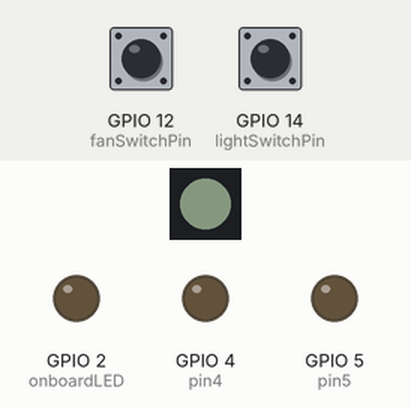
Bench run of a program on a simulated ESP8266 (NodeMCU). Shown: 1 RGB LEDs in strip order, left to right, output pins drawn as LEDs (lit = HIGH). The test bench sets the inputs (shaded band); at power-on: GPIO 12 (fanSwitchPin) HIGH, GPIO 14 (lightSwitchPin) HIGH. Dim RGB values are drawn brighter than linear; WiFi joins after 1.5 s; servers stay silent unless stated; network time is answered at once with the bench clock; the local clock reads 2024-03-15 10:24:30 at power-on unless the program sets it; what the program prints to the serial monitor is not drawn.

Above: at 3.3 s.
3.4 s: GPIO 12 (fanSwitchPin) pulled LOW for 0.15 s
At 3.47 s:
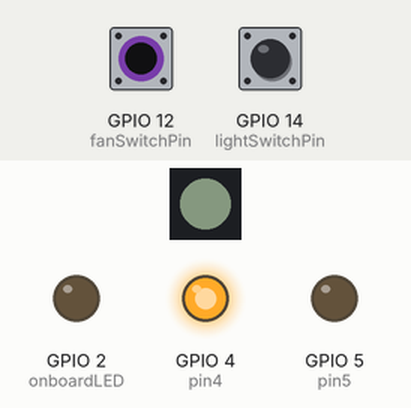
5.0 s: GPIO 14 (lightSwitchPin) pulled LOW for 0.15 s
At 5.07 s:
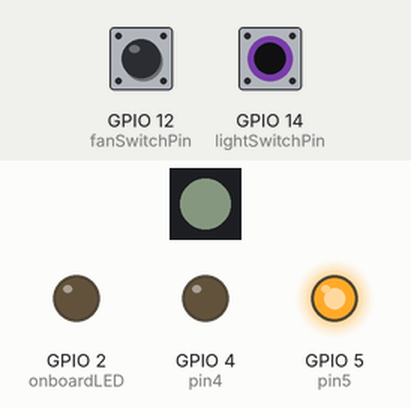
6.6 s: GPIO 14 (lightSwitchPin) pulled LOW for 3.2 s
At 10.1 s:
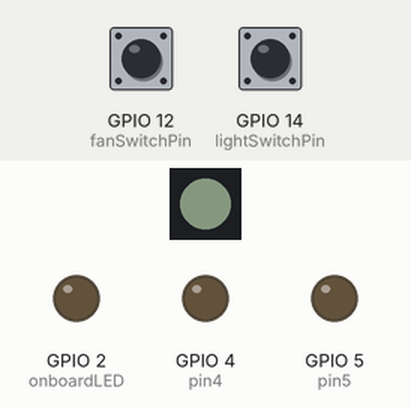
11.3 s: GPIO 12 (fanSwitchPin) pulled LOW for 3.2 s
At 12.4 s:
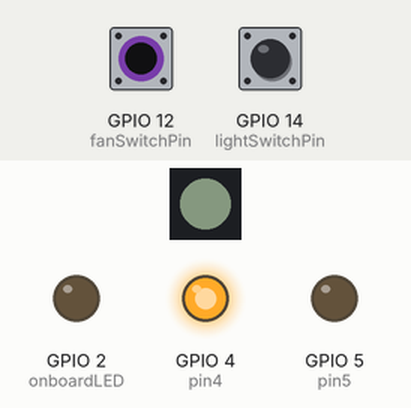
16.0 s: GPIO 12 (fanSwitchPin) driven LOW and GPIO 14 (lightSwitchPin) driven LOW
At 17.2 s:
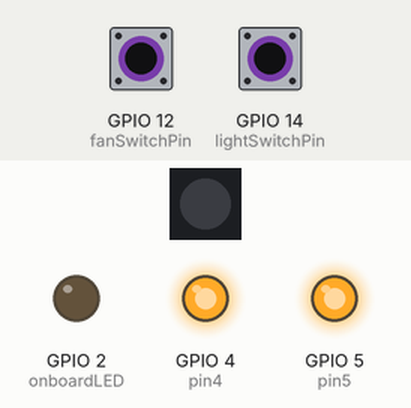
17.5 s: GPIO 12 (fanSwitchPin) driven HIGH
At 18.4 s:
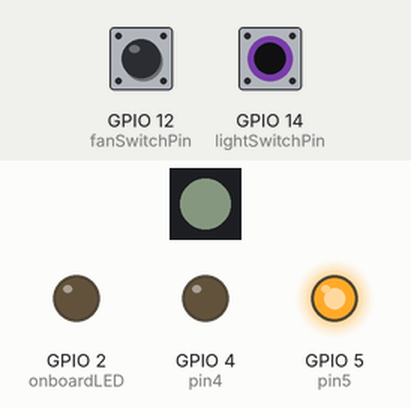
Timing chart, 0 to 20.0 s (numbered marks = the images above; inputs shaded):
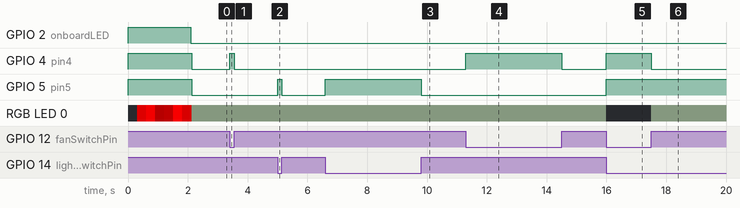

The program:

main.cpp
```cpp
#include <Arduino.h>
#include <ESP8266WiFi.h>
#include <WebSocketsServer.h>
#include <NTPClient.h>
#include <WiFiUdp.h>
#include <ArduinoJson.h>
#include <Adafruit_NeoPixel.h>
#include <ArduinoOTA.h>

const char *ssid = "MO";
const char *password = "yespass1234";

const int pin4 = 4;               // GPIO4 (D2)
const int pin5 = 5;               // GPIO5 (D1)
const int INDICATOR_LED_PIN = 13; // D7
const int NUM_LEDS = 1;

const int lightSwitchPin = 14; // D5
const int fanSwitchPin = 12;   // D6
const int onboardLED = 2;

int currentHour = 0;
int currentMin = 0;
int alarmHour = 0;
int alarmMin = 0;

String fanStatus = "off";
String lightStatus = "off";

WiFiUDP ntpUDP;
NTPClient timeClient(ntpUDP, "pool.ntp.org", 19800);

Adafruit_NeoPixel strip(NUM_LEDS, INDICATOR_LED_PIN, NEO_GRB + NEO_KHZ800);
WebSocketsServer webSocket = WebSocketsServer(81);

void updatePins()
{
    digitalWrite(pin4, fanStatus == "on" ? LOW : HIGH);
    digitalWrite(pin5, lightStatus == "on" ? LOW : HIGH);
}

void fadeColorLED(uint8_t r, uint8_t g, uint8_t b, int delayMs = 10)
{
    for (int brightness = 0; brightness <= 255; brightness += 5)
    {
        strip.setBrightness(brightness);
        strip.setPixelColor(0, strip.Color(r, g, b));
        strip.show();
        delay(delayMs);
    }
    for (int brightness = 255; brightness >= 0; brightness -= 5)
    {
        strip.setBrightness(brightness);
        strip.setPixelColor(0, strip.Color(r, g, b));
        strip.show();
        delay(delayMs);
    }
}

uint32_t hexToColor(uint32_t hex)
{
    uint8_t r = (hex >> 16) & 0xFF;
    uint8_t g = (hex >> 8) & 0xFF;
    uint8_t b = hex & 0xFF;
    return strip.Color(r, g, b);
}

void sendState(int clientNum = -1) {
  JsonDocument res;
  res["type"] = "state";
  res["fan"] = fanStatus;
  res["light"] = lightStatus;
  res["hour"] = currentHour;
  res["minutes"] = currentMin;
  res["alarmHour"] = alarmHour;
  res["alarmMin"] = alarmMin;
  String response;
  serializeJson(res, response);

  if (clientNum == -1) {
    webSocket.broadcastTXT(response); // send to all clients
  } else {
    webSocket.sendTXT(clientNum, response);
  }
}


void sendAlarm(uint8_t num)
{
    JsonDocument res;
    res["type"] = "alarm";
    res["alarmHour"] = alarmHour;
    res["alarmMin"] = alarmMin;
    String response;
    serializeJson(res, response);
    webSocket.sendTXT(num, response);
}

void handleWebSocketMessage(uint8_t num, String message)
{
    JsonDocument doc;
    DeserializationError err = deserializeJson(doc, message);
    if (err)
        return;

    String type = doc["type"];

    if (type == "setState")
    {
        if (doc.containsKey("fan"))
            fanStatus = doc["fan"].as<String>();
        if (doc.containsKey("light"))
            lightStatus = doc["light"].as<String>();
        updatePins();
        sendState(num);
    }
    else if (type == "getState")
    {
        sendState(num);
    }
    else if (type == "setAlarm")
    {
        if (doc.containsKey("hour"))
            alarmHour = doc["hour"];
        if (doc.containsKey("minutes"))
            alarmMin = doc["minutes"];
        sendAlarm(num);
    }
    else if (type == "getAlarm")
    {
        sendAlarm(num);
    }
}

void webSocketEvent(uint8_t num, WStype_t type, uint8_t *payload, size_t length)
{
    if (type == WStype_TEXT)
    {
        handleWebSocketMessage(num, String((char *)payload));
    }
}

void setup()
{
    Serial.begin(9600);
    strip.begin();
    strip.show();
    strip.setBrightness(50);
    strip.setPixelColor(0, strip.Color(255, 0, 0));
    strip.show();

    // OTA setup
    ArduinoOTA.onStart([]()
                       {
    String type;
    if (ArduinoOTA.getCommand() == U_FLASH) type = "sketch";
    else type = "filesystem";
    Serial.println("Start updating " + type); });

    ArduinoOTA.onEnd([]()
                     { Serial.println("\nEnd OTA"); });

    ArduinoOTA.onProgress([](unsigned int progress, unsigned int total)
                          { Serial.printf("OTA Progress: %u%%\r", (progress / (total / 100))); });

    ArduinoOTA.onError([](ota_error_t error)
                       {
    Serial.printf("OTA Error[%u]: ", error);
    if (error == OTA_AUTH_ERROR) Serial.println("Auth Failed");
    else if (error == OTA_BEGIN_ERROR) Serial.println("Begin Failed");
    else if (error == OTA_CONNECT_ERROR) Serial.println("Connect Failed");
    else if (error == OTA_RECEIVE_ERROR) Serial.println("Receive Failed");
    else if (error == OTA_END_ERROR) Serial.println("End Failed"); });

    ArduinoOTA.begin();
    Serial.println("OTA Ready");

    IPAddress local_IP(192, 168, 1, 101);
    IPAddress gateway(192, 168, 1, 1);
    IPAddress subnet(255, 255, 255, 0);
    IPAddress primaryDNS(8, 8, 8, 8);
    WiFi.config(local_IP, gateway, subnet, primaryDNS);

    WiFi.begin(ssid, password);
    Serial.print("Connecting to WiFi");

    pinMode(pin4, OUTPUT);
    pinMode(pin5, OUTPUT);
    pinMode(onboardLED, OUTPUT);
    digitalWrite(onboardLED, HIGH);
    digitalWrite(pin4, HIGH);
    digitalWrite(pin5, HIGH);

    while (WiFi.status() != WL_CONNECTED)
    {
        fadeColorLED(255, 0, 0);
        Serial.print(".");
    }

    Serial.println("\nConnected! IP: ");
    Serial.println(WiFi.localIP());

    strip.setPixelColor(0, strip.Color(0, 255, 0));
    strip.show();

    webSocket.begin();
    webSocket.onEvent(webSocketEvent);
    timeClient.begin();
    digitalWrite(onboardLED, LOW);
}

bool lastLightSwitchState = digitalRead(lightSwitchPin);
bool lastFanSwitchState = digitalRead(fanSwitchPin);

void loop()
{
    webSocket.loop();
    timeClient.update();
    ArduinoOTA.handle();

    currentHour = timeClient.getHours();
    currentMin = timeClient.getMinutes();

    int ledBrightness = 5;
    if (currentHour >= 6 && currentHour < 9)
        ledBrightness = 100;
    else if (currentHour < 18)
        ledBrightness = 30;
    else if (currentHour < 22)
        ledBrightness = 10;
    else
        ledBrightness = 1;

    if (WiFi.status() != WL_CONNECTED)
    {
        fadeColorLED(255, 0, 0);
        strip.show();
    }
    else
    {
        if (fanStatus == "off" && lightStatus == "off")
        {
            strip.setBrightness(0);
        }
        else
        {
            strip.setPixelColor(0, hexToColor(0xB2C9AD));
            strip.setBrightness(ledBrightness);
        }
        strip.show();
    }

    bool currentLightSwitchState = digitalRead(lightSwitchPin);
    bool currentFanSwitchState = digitalRead(fanSwitchPin);

    if (currentLightSwitchState != lastLightSwitchState)
    {
        lightStatus = (lightStatus == "on") ? "off" : "on";
        digitalWrite(pin5, lightStatus == "on" ? LOW : HIGH);
        lastLightSwitchState = currentLightSwitchState;
        sendState(); // broadcast
    }

    if (currentFanSwitchState != lastFanSwitchState)
    {
        fanStatus = (fanStatus == "on") ? "off" : "on";
        digitalWrite(pin4, fanStatus == "on" ? LOW : HIGH);
        lastFanSwitchState = currentFanSwitchState;
        sendState(); // broadcast
    }

    if (currentHour == alarmHour && currentMin == alarmMin && alarmHour != 0 && alarmMin != 0)
    {
        lightStatus = "on";
        fanStatus = "off";
        updatePins();
    }
}
```

Measured:
- after the input at 3.4 s, GPIO 4 (pin4): LOW → HIGH at once, → LOW 0.15 s later
- after the input at 5.0 s, GPIO 5 (pin5): LOW → HIGH at once, → LOW 0.15 s later
- after the input at 6.6 s, GPIO 5 (pin5): LOW → HIGH at once, → LOW 3.2 s later
- after the input at 11.3 s, GPIO 4 (pin4): LOW → HIGH at once, → LOW 3.2 s later
- after the input at 16.0 s, GPIO 4 (pin4), GPIO 5 (pin5): LOW → HIGH at once; RGB LED 0: RGB(21, 24, 20) → off at once
- after the input at 17.5 s, GPIO 4 (pin4): HIGH → LOW at once; RGB LED 0: off → RGB(21, 24, 20) at once
